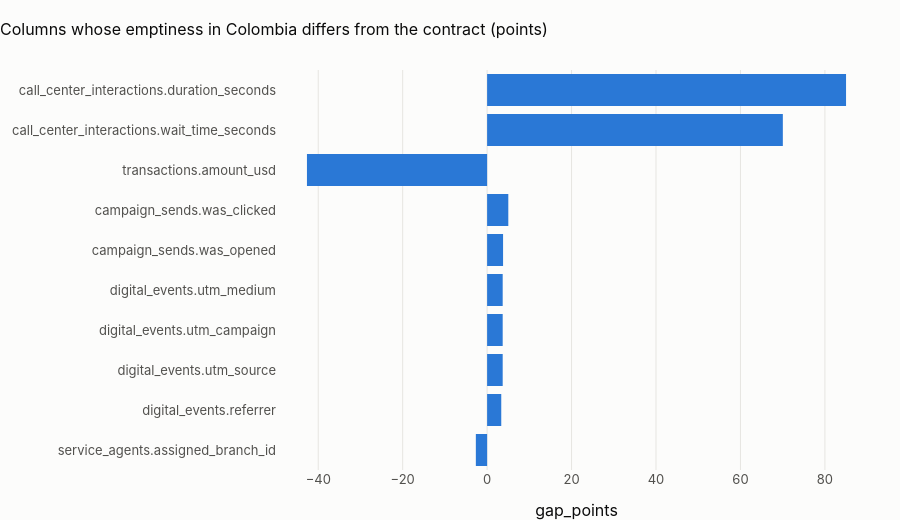

Write notebook code for a chart like this one.
### Markdown cell above
## 3 · Emptiness: where this country differs from the bank
Share of empty values per column in this country, against the global contract's `empty_share`. A large gap means
the column is used differently here (a product mix, a channel mix, a process) and the global baseline will
misfire on this country's days.

### Code cell
GLOBAL = country.global_contract(pl)
emp = pl.q(f"""
    with p as (select table_name, column_name, sum(n_empty + n_absent) / sum(n_rows) as country_empty
               from {{dq_partition_profile}} where zone = 'bronze' group by 1, 2)
    select p.table_name, p.column_name, round(100 * p.country_empty, 2) as country_empty_pct,
           round(100 * c.empty_share, 2) as contract_empty_pct,
           round(100 * (p.country_empty - c.empty_share), 2) as gap_points
    from p join {GLOBAL} c using (table_name, column_name)
    where abs(p.country_empty - c.empty_share) >= 0.02
    order by abs(p.country_empty - c.empty_share) desc""")
show(emp, paging=False)
if len(emp):
    fig = px.bar(
        emp.head(20),
        x="gap_points",
        y=emp.head(20).table_name + "." + emp.head(20).column_name,
        orientation="h",
        title=f"Columns whose emptiness in {CTRY.name} differs from the contract (points)",
    )
    fig.update_layout(height=520, yaxis_title=None, yaxis=dict(autorange="reversed"))
    fig.show()
display(
    Markdown(
        f"**{len(emp)} columns differ from the contract's empty share by 2 points or more in {CTRY.name}.** "
        "These are the columns where the contract's baseline cannot describe this scope; notebook 03 re-estimates "
        "them on the scope's reference window."
    )
)

### Figure 1 — Plotly figure (JSON) as saved in the notebook; plotly's stock layout.template omitted (floating-point values rounded to 4 significant figures)
{"data": [{"hovertemplate": "gap_points=%{x}<br>y=%{y}<extra></extra>", "legendgroup": "", "marker": {"color": "#2a78d6", "pattern": {"shape": ""}}, "name": "", "orientation": "h", "showlegend": false, "textposition": "auto", "type": "bar", "x": [85.01, 70.04, -42.67, 5.02, 3.78, 3.69, 3.69, 3.69, 3.35, -2.67], "xaxis": "x", "y": ["call_center_interactions.duration_seconds", "call_center_interactions.wait_time_seconds", "transactions.amount_usd", "campaign_sends.was_clicked", "campaign_sends.was_opened", "digital_events.utm_medium", "digital_events.utm_campaign", "digital_events.utm_source", "digital_events.referrer", "service_agents.assigned_branch_id"], "yaxis": "y"}], "layout": {"barmode": "relative", "height": 520, "legend": {"tracegroupgap": 0}, "title": {"text": "Columns whose emptiness in Colombia differs from the contract (points)"}, "xaxis": {"anchor": "y", "domain": [0.0, 1.0], "title": {"text": "gap_points"}}, "yaxis": {"anchor": "x", "autorange": "reversed", "domain": [0.0, 1.0], "title": {}}}}
